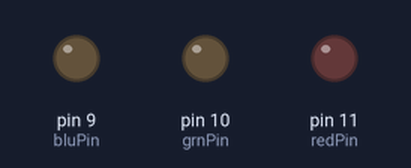
A sketch run on a simulated Arduino Uno, built with avr-gcc and run on an emulated ATmega328P. On the bench: output pins drawn as LEDs (lit = HIGH).

Above: at 0.01 s.
At 36.3 s:
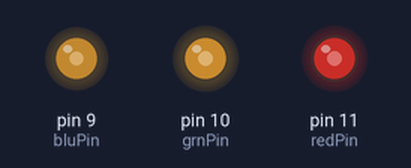
Timing chart, 0 to 40.0 s (numbered marks = the images above):
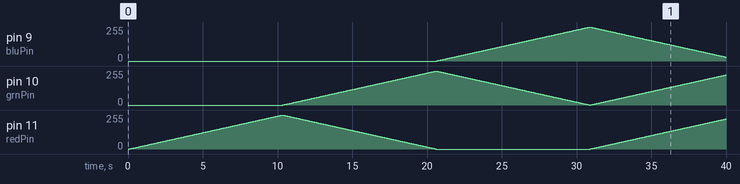

The sketch:

sample.ino
```cpp
#include "RGBLedLib.h"

RGBLed led;	// use default pin numbers R=11, G=10, B=9

void setup() {
	led.init();

	led.set(RGBLed::BLACK);
	delay(100);
}

void loop() {
	led.crossFade(RGBLed::RED);
	led.crossFade(RGBLed::GREEN);
	led.crossFade(RGBLed::BLUE);
	led.crossFade(RGBLed::YELLOW);
	led.crossFade(RGBLed::WHITE);
	led.crossFade(RGBLed::BLACK);
}
```

RGBLedLib.cpp
```cpp
#include "RGBLedLib.h"

int RGBLed::calculateStep(int prevValue, int endValue)
{
	int step = endValue - prevValue; // What's the overall gap?
	if (step) {                      // If its non-zero,
		step = 1020 / step;              //   divide by 1020
	}
	return step;
}

int RGBLed::calculateVal(int step, int val, int i)
{
	if ((step) && i % step == 0) { // If step is non-zero and its time to change a value,
		if (step > 0) {              //   increment the value if step is positive...
			val += 1;
		}
		else if (step < 0) {         //   ...or decrement it if step is negative
			val -= 1;
		}
	}
	// Defensive driving: make sure val stays in the range 0-255
	if (val > 255) {
		val = 255;
	}
	else if (val < 0) {
		val = 0;
	}
	return val;
}

RGBLed::RGBLed()
{
}

RGBLed::RGBLed(uint8_t redPin, uint8_t grnPin, uint8_t bluPin)
{
	this->redPin = redPin;
	this->grnPin = grnPin;
	this->bluPin = bluPin;
}

void RGBLed::init()
{
	pinMode(redPin, OUTPUT);   // sets the pins as output
	pinMode(grnPin, OUTPUT);
	pinMode(bluPin, OUTPUT);
}

void RGBLed::init(uint8_t redPin, uint8_t grnPin, uint8_t bluPin) {
	this->redPin = redPin;
	this->grnPin = grnPin;
	this->bluPin = bluPin;

	init();
}

void RGBLed::crossFade(Color_t color)
{
	// Convert to 0-255
	int R = (color.R * 255) / 100;
	int G = (color.G * 255) / 100;
	int B = (color.B * 255) / 100;

	stepR = calculateStep(prevR, R);
	stepG = calculateStep(prevG, G);
	stepB = calculateStep(prevB, B);

	for (int i = 0; i <= 1020; i++) {
		redVal = calculateVal(stepR, redVal, i);
		grnVal = calculateVal(stepG, grnVal, i);
		bluVal = calculateVal(stepB, bluVal, i);

		analogWrite(redPin, redVal);   // Write current values to LED pins
		analogWrite(grnPin, grnVal);
		analogWrite(bluPin, bluVal);

		delay(wait); // Pause for 'wait' milliseconds before resuming the loop

		if (DEBUG) { // If we want serial output, print it at the
			if (i == 0 || i % loopCount == 0) { // beginning, and every loopCount times
				Serial.print("Loop/RGB: #");
				Serial.print(i);
				Serial.print(" | ");
				Serial.print(redVal);
				Serial.print(" / ");
				Serial.print(grnVal);
				Serial.print(" / ");
				Serial.println(bluVal);
			}
			DEBUG += 1;
		}
	}
	// Update current values for next loop
	prevR = redVal;
	prevG = grnVal;
	prevB = bluVal;
	delay(hold); // Pause for optional 'wait' milliseconds before resuming the loop
}

void RGBLed::crossFade(Color_t color, int millisDuration) {
	wait = millisDuration / 1020;
	crossFade(color);
}

void RGBLed::set(Color_t color)
{
	redVal = color.R;
	grnVal = color.G;
	bluVal = color.B;

	analogWrite(redPin, redVal);   // Write current values to LED pins
	analogWrite(grnPin, grnVal);
	analogWrite(bluPin, bluVal);

	prevR = redVal;
	prevG = grnVal;
	prevB = bluVal;
	delay(hold); // Pause for optional 'wait' milliseconds before resuming the loop
}

bool RGBLed::stepCrossFade(Color_t color)
{
	if (step >= 0 && step <= 1020) {
		// Convert to 0-255
		int R = (color.R * 255) / 100;
		int G = (color.G * 255) / 100;
		int B = (color.B * 255) / 100;

		if (step == 0) {
			stepR = calculateStep(prevR, R);
			stepG = calculateStep(prevG, G);
			stepB = calculateStep(prevB, B);
		}

		redVal = calculateVal(stepR, redVal, step);
		grnVal = calculateVal(stepG, grnVal, step);
		bluVal = calculateVal(stepB, bluVal, step);

		analogWrite(redPin, redVal);   // Write current values to LED pins
		analogWrite(grnPin, grnVal);
		analogWrite(bluPin, bluVal);

		delay(wait); // Pause for 'wait' milliseconds before resuming the loop

		if (DEBUG) { // If we want serial output, print it at the
			if (step == 0 || step % loopCount == 0) { // beginning, and every loopCount times
				Serial.print("Loop/RGB: #");
				Serial.print(step);
				Serial.print(" | ");
				Serial.print(redVal);
				Serial.print(" / ");
				Serial.print(grnVal);
				Serial.print(" / ");
				Serial.println(bluVal);
			}
			DEBUG += 1;
		}
		step++;
	}
	return (step >= 0 && step <= 1020);
}

Color_t RGBLed::BLACK = { 0, 0, 0 };
Color_t RGBLed::RED = { 100, 0, 0 };
Color_t RGBLed::GREEN = { 0, 100, 0 };
Color_t RGBLed::BLUE = { 0, 0, 100 };
Color_t RGBLed::YELLOW = { 100, 100, 0 };
Color_t RGBLed::WHITE = { 100, 100, 100 };
```

RGBLedLib.h
```cpp
/*
 Name:		RGBLedLib.h
 Created:	2/15/2017 10:31:00 AM
 Author:	giancarlo.riccio
 Editor:	http://www.visualmicro.com
*/

#ifndef _RGBLedLib_h
#define _RGBLedLib_h

#if defined(ARDUINO) && ARDUINO >= 100
	#include "arduino.h"
#else
	#include "WProgram.h"
#endif

struct Color_t {
	uint8_t R;
	uint8_t G;
	uint8_t B;
};

class RGBLed
{
private:
	uint8_t redPin = 11;	// Red LED
	uint8_t grnPin = 10;	// Green LED
	uint8_t bluPin = 9;		// Blue LED

	int redVal = 0, grnVal = 0, bluVal = 0;
	int prevR = 0, prevG = 0, prevB = 0;
	int stepR = 0, stepG = 0, stepB = 0;
	int step = 0;

	int wait = 10;      // 10ms internal crossFade delay; increase for slower fades
	int hold = 0;       // Optional hold when a color is complete, before the next crossFade
	int DEBUG = 0;
	int loopCount = 60; // How often should DEBUG report?


protected:
	int calculateStep(int prevValue, int endValue);
	int calculateVal(int step, int val, int i);

public:
	RGBLed();
	RGBLed(uint8_t redPin, uint8_t grnPin, uint8_t bluPin);

	void init();
	void init(uint8_t redPin, uint8_t grnPin, uint8_t bluPin);

	void crossFade(Color_t color);
	void crossFade(Color_t color, int millisDuration);
	void set(Color_t color);

	bool stepCrossFade(Color_t color);

	static Color_t
		BLACK,
		RED,
		GREEN,
		BLUE,
		YELLOW,
		WHITE;
};

#endif
```

Measured:
- by itself, pin 9 (bluPin): rises from 0/255 to 255/255 in 10.2 s, then falls to 29/255 in 9.1 s
